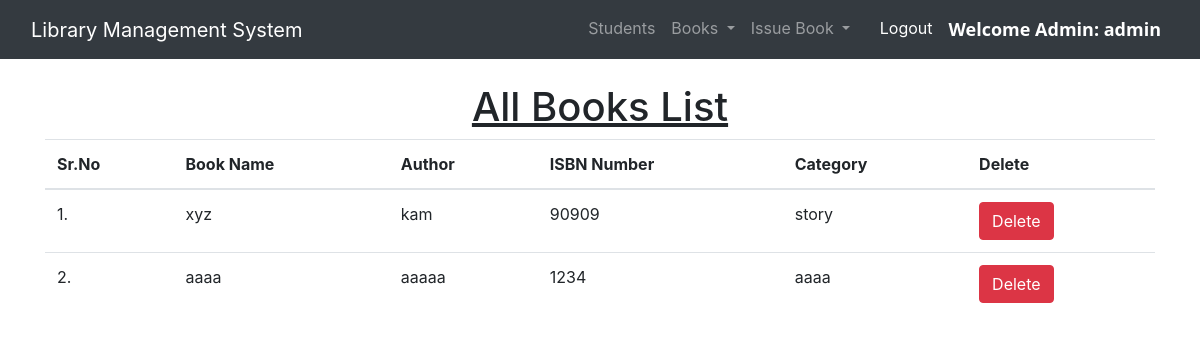
Page /view_books/ (signed in) on the earlier database version.
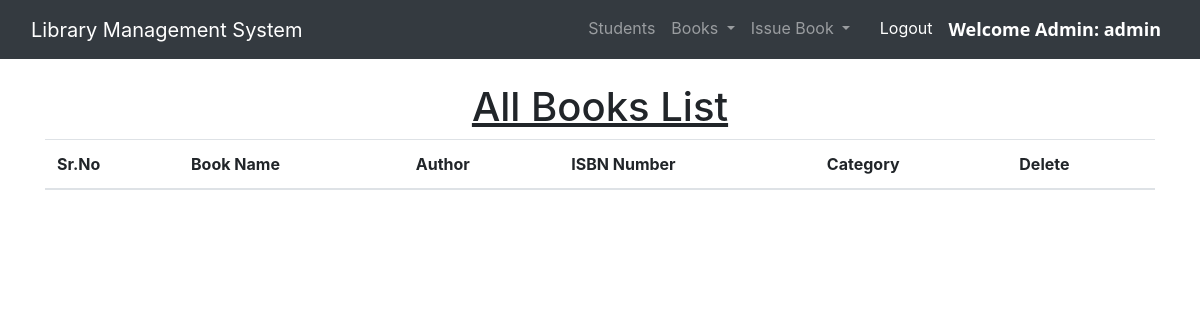
Same page on the later database version.
### library/models.py (models this page shows, shortened)
class Book(models.Model):
    id = models.AutoField(primary_key=True)
    name = models.CharField(max_length=200)
    author = models.CharField(max_length=200)
    isbn = models.PositiveIntegerField()
    category = models.CharField(max_length=50)

### library/views.py (the view)
# urls.py: path("view_books/", views.view_books, name="view_books"),
@login_required(login_url = '/admin_login')
def view_books(request):
    books = Book.objects.all()
    return render(request, "view_books.html", {'books':books})

### library/templates/view_books.html (shortened to what this page needs)
{% extends 'admin_navbar.html' %}
{% load static %}
{% block body %}
<div class="container mt-4">
    <h1 class="text-center"><u>All Books List</u></h1>
    <table class="table table-hover" id="example">
        <thead>
            <tr>
                <th>Sr.No</th>
                <th>Book Name</th>
                <th>Author</th>
                <th>ISBN Number</th>
                <th>Category</th>
                <th>Delete</th>
            </tr>
        </thead>
        <tbody>
            {% for book in books %}
            <tr>
                <td>{{forloop.counter}}.</td>
                <td>{{book.name}}</td>
                <td>{{book.author}}</td>
                <td>{{book.isbn}}</td>
                <td>{{book.category}}</td>
                <td><a href="/delete_book/{{book.id}}/" class="btn btn-danger" onclick="return confirm('Are you sure you want to delete this book?')">Delete</a></td>
            </tr>
            {% endfor %}
        </tbody>
    </table>
    </div>
{% endblock %}

Differences in the rows shown:
removed Book: name "xyz", author "kam", isbn "90909", category "story"
removed Book: name "aaaa", author "aaaaa", isbn "1234", category "aaaa"
